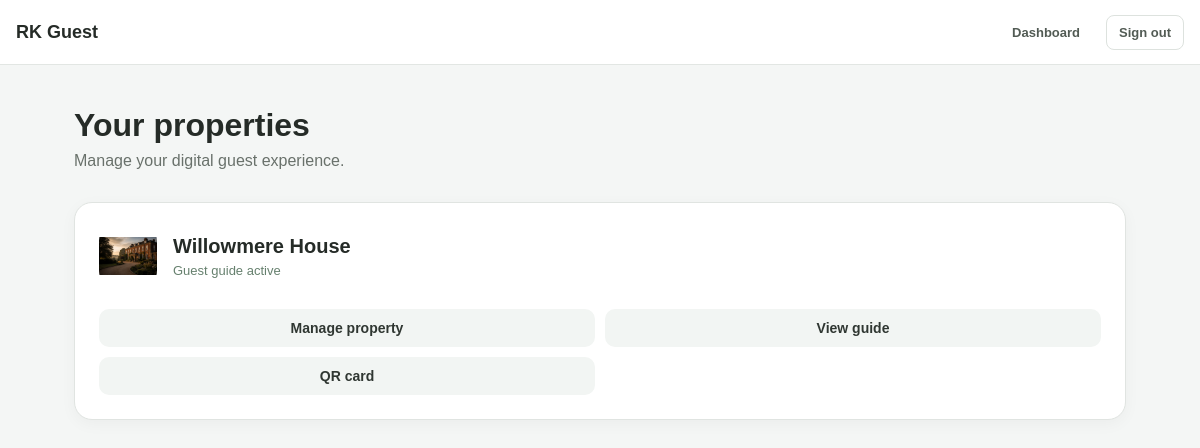
The page /dashboard/ (signed in) on the database its author committed.
### properties/models.py (models this page shows, shortened)
class Property(models.Model):
    name = models.CharField(max_length=200)
    slug = models.SlugField(unique=True)
    description = models.TextField(blank=True)
    logo = models.ImageField(
        upload_to="property_logos/",
        blank=True,
        null=True,
    )
    phone = models.CharField(max_length=50, blank=True)
    email = models.EmailField(blank=True)
    website = models.URLField(blank=True)
    address = models.TextField(blank=True)
    primary_colour = models.CharField(
        max_length=7,
        default="#000000",
    )
    is_active = models.BooleanField(default=True)
    created_at = models.DateTimeField(auto_now_add=True)
    updated_at = models.DateTimeField(auto_now=True)

### dashboard/views.py (the view)
# urls.py: 2. Add a URL to urlpatterns:  path('', views.home, name='home')
@login_required
def home(request):
    properties = Property.objects.filter(
        memberships__user=request.user,
        is_active=True,
    ).distinct().order_by("name")
    context = {
        "properties": properties,
    }
    return render(
        request,
        "dashboard/home.html",
        context,
    )

### dashboard/templates/dashboard/home.html (shortened to what this page needs)
{% extends "dashboard/base.html" %}
{% block content %}
<main class="container">
    <h1>Your properties</h1>
    <p class="intro">
        Manage your digital guest experience.
    </p>
    <section class="properties">
        {% for property in properties %}
            <article class="property-card">
                <div class="property-header">
                    <div
                        class="property-logo"
                        style="background-color: {{ property.primary_colour }};"
                    >
                        {% if property.logo %}
                            <img
                                src="{{ property.logo.url }}"
                                alt="{{ property.name }} logo"
                            >
                        {% else %}
                            {{ property.name|slice:":1" }}
                        {% endif %}
                    </div>
                    <div>
                        <h2 class="property-name">
                            {{ property.name }}
                        </h2>
                        <div class="property-status">
                            Guest guide active
                        </div>
                    </div>
                </div>
                <div class="actions">
                    <a
                        class="action"
                        href="{% url 'dashboard:property_manage' property.slug %}"
                    >
                        Manage property
                    </a>
                    <a
                        class="action"
                        href="{% url 'properties:guest_portal' property.slug %}"
                        target="_blank"
                    >
                        View guide
                    </a>
                    <a
                        class="action"
                        href="{% url 'properties:qr_card' property.slug %}"
                        target="_blank"
                    >
                        QR card
                    </a>
                </div>
            </article>
        {% empty %}
            <p>
                No properties are currently available.
            </p>
        {% endfor %}
    </section>
</main>
{% endblock %}

### rows shown on the page
Property: logo (picture), name "Willowmere House"
